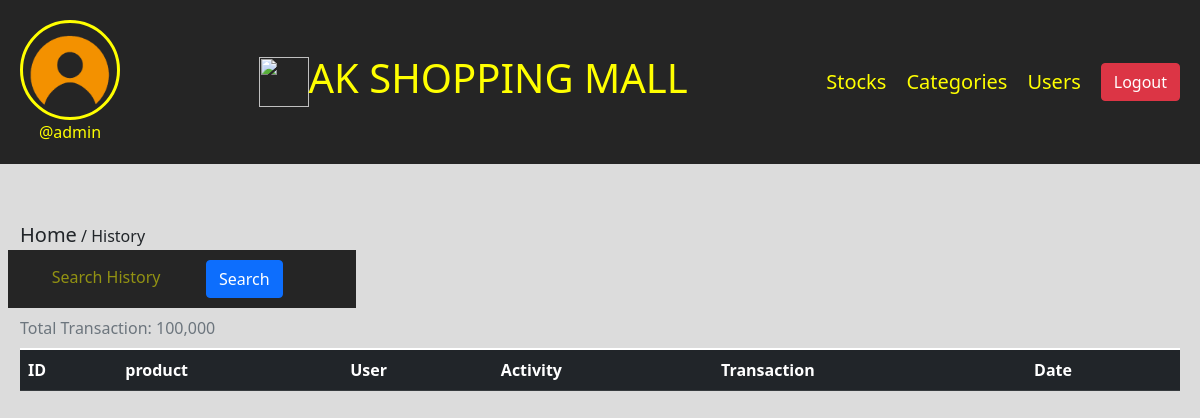
The app's page /record-history (signed in), older data.
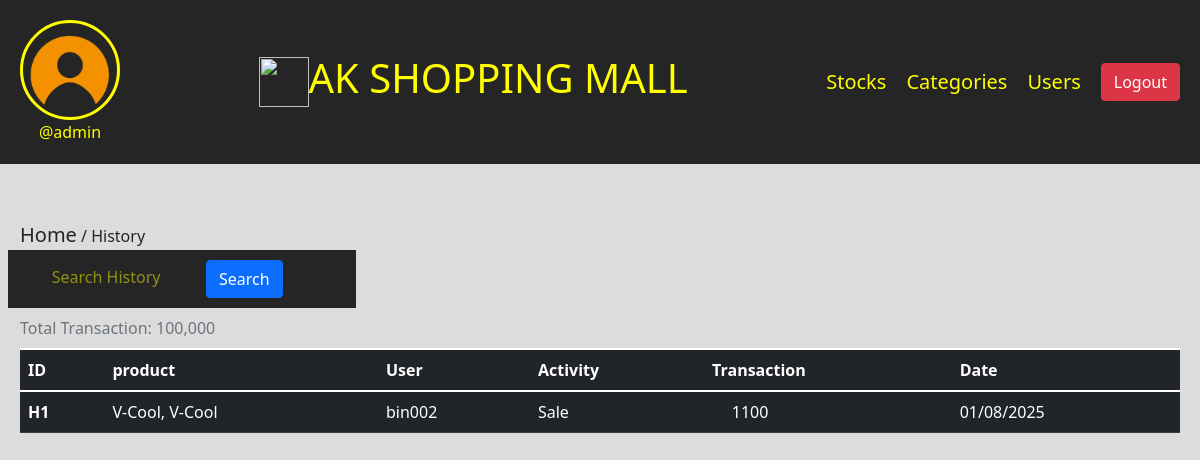
The same page, newer data.
### ims/models.py (models this page shows, shortened)
class History(models.Model):
    user = models.CharField(max_length=100, blank=True)
    client_name = models.CharField(max_length=100, blank=True)
    client_phone = models.CharField(max_length=100, blank=True)
    client_address = models.CharField(max_length=100, blank=True)
    products = models.CharField(max_length=100, blank=True)
    total_qtn = models.IntegerField(blank=True)
    total_price = models.IntegerField(blank=True)
    date = models.CharField(max_length=100, blank=True)

### ims/views.py (the view)
# urls.py: path('record-history', views.history, name='record-history'),
@login_required(login_url='login')
def history(request):
    user = Profile.objects.get(user=request.user)
    histories = History.objects.all()
    return render(request, 'history.html', {'user':user, 'histories':histories})

### templates/history.html (shortened to what this page needs)
{% load static %}
<!DOCTYPE html>
<html lang="en">
<head>
    <link rel="stylesheet" href="../static/bootstrap/css/bootstrap.min.css">
    <link rel="stylesheet" href="../static/lineawesome/css/line-awesome.min.css">
    <link rel="stylesheet" href="../static/fontawesome-free/css/all.min.css">
</head>
<body>
    <div class="nav">
        <div class="header-section">
            <div class="img">
                <img src="{{user.profileimg.url}}" alt="" height="100" width="100" type="button" data-bs-toggle="offcanvas" data-bs-target="#offcanvasScrolling" aria-controls="offcanvasScrolling">
                <br>
                <span>@{{user.user.username}}</span>
            </div>
            <div class="title">
                <img src="{% static 'img/ak-logo.jpg' %}" height="50" width="50">
                <h2>AK SHOPPING MALL</h2>
            </div>
            <div class="tabs">
                <a href="/view-stock">Stocks</a>
                <a href="/view-category">Categories</a>
                <a href="/view-user">Users</a>
                <a href="/logout" class="btn btn-danger">Logout</a>
            </div>
        </div>
    </div>
    <div class="body-section">
        <span><a href="/" class="text-dark">Home</a> / History</span>
        <table class="table caption-top table-dark">
            <caption>Total Transaction: 100,000</caption>
            <form action="/history-search" method="post">
                <div class="row">
                    <div class="icon">
                        <i class="la la-search"></i>
                        <input name="name" list="search" placeholder="Search History">
                        <button class="btn btn-primary">Search</button>
                    </div>
                </div>
            </form>
            <thead>
              <tr>
                <th scope="col">ID</th>
                <th scope="col">product</th>
                <th scope="col">User</th>
                <th scope="col">Activity</th>
                <th scope="col">Transaction</th>
                <th scope="col">Date</th>
              </tr>
            </thead>
            <tbody>
            {% for h in histories %}
              <tr>
                <th scope="row">H{{h.id}}</th>
                <td>{{h.products}}</td>
                <td>{{h.user}}</td>
                <td>Sale</td>
                <td><i class="fa-solid fa-naira-sign"></i> {{h.total_price}}</td>
                <td>{{h.date}}</td>
              </tr>
              {% endfor %}
            </tbody>
          </table>
    </div>
</body>
</html>

Row changes from the older to the newer data that the page shows:
added History: id "1", products "V-Cool, V-Cool", user "bin002", total_price "1100", date "01/08/2025"
